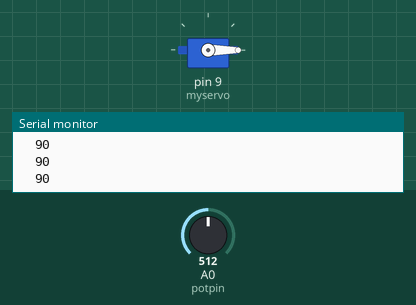
This sketch was run on a simulated Arduino Uno, built with avr-gcc and run on an emulated ATmega328P. On the bench: servo, the last lines printed to the serial monitor. The inputs (shaded band) are chosen by the test bench; at power-on: A0 (potpin) = 512.

Above: at 1.2 s.
1.3 s: A0 (potpin) set to 306
At 2.5 s:
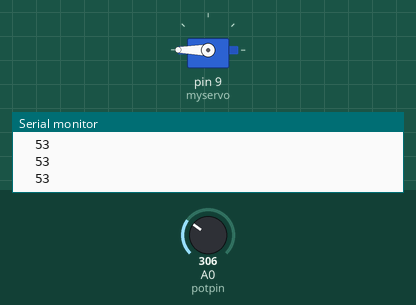
2.8 s: A0 (potpin) set to 122
At 3.6 s:
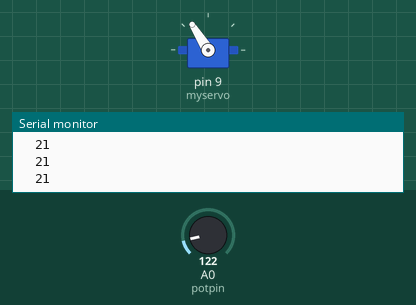
4.3 s: A0 (potpin) set to 900
At 5.5 s:
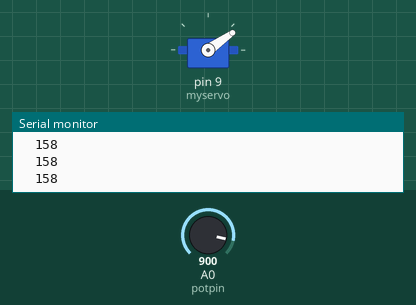
5.8 s: A0 (potpin) set to 1023
At 6.9 s:
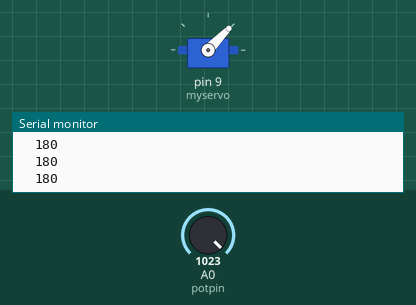
7.3 s: A0 (potpin) set to 511
At 8.0 s:
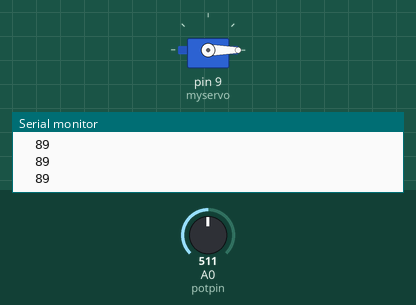
Timing chart, 0 to 9.8 s (numbered marks = the images above; inputs shaded):
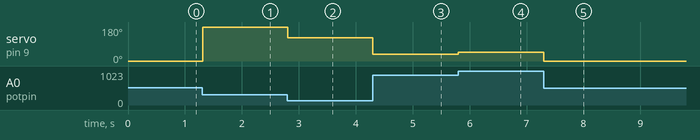

Measured:
- after the input at 1.3 s, servo on pin 9 (myservo): 0° → 180° at once
- after the input at 2.8 s, servo on pin 9 (myservo): 180° → 122° at once
- after the input at 4.3 s, servo on pin 9 (myservo): 122° → 35° at once
- after the input at 5.8 s, servo on pin 9 (myservo): 35° → 46° at once
- after the input at 7.3 s, servo on pin 9 (myservo): 46° → 0° at once

The sketch:

servoKnob.ino
```cpp
/*
  Controlling a servo position using a potentiometer (variable resistor)
  by Michal Rinott <http://people.interaction-ivrea.it/m.rinott>

  modified on 8 Nov 2013
  by Scott Fitzgerald
  http://www.arduino.cc/en/Tutorial/Knob
*/

#include <Servo.h>

Servo myservo;  // create servo object to control a servo

int potpin = 0;  // analog pin used to connect the potentiometer
int val;    // variable to read the value from the analog pin

void setup() {
  myservo.attach(9);  // attaches the servo on pin 9 to the servo object
  Serial.begin(9600);
  Serial.print(F("A0\t"));
  Serial.println(F("servo\t"));
}

void loop() {
  val = analogRead(potpin);            // reads the value of the potentiometer (value between 0 and 1023)
  int xval = map(val, 0, 1023, 0, 180);     // scale it to use it with the servo (value between 0 and 180)
  myservo.write(val);                  // sets the servo position according to the scaled value
  Serial.begin(9600);
  Serial.print(F("\t"));
  Serial.println(xval);
  delay(15);                           // waits for the servo to get there
}
```
